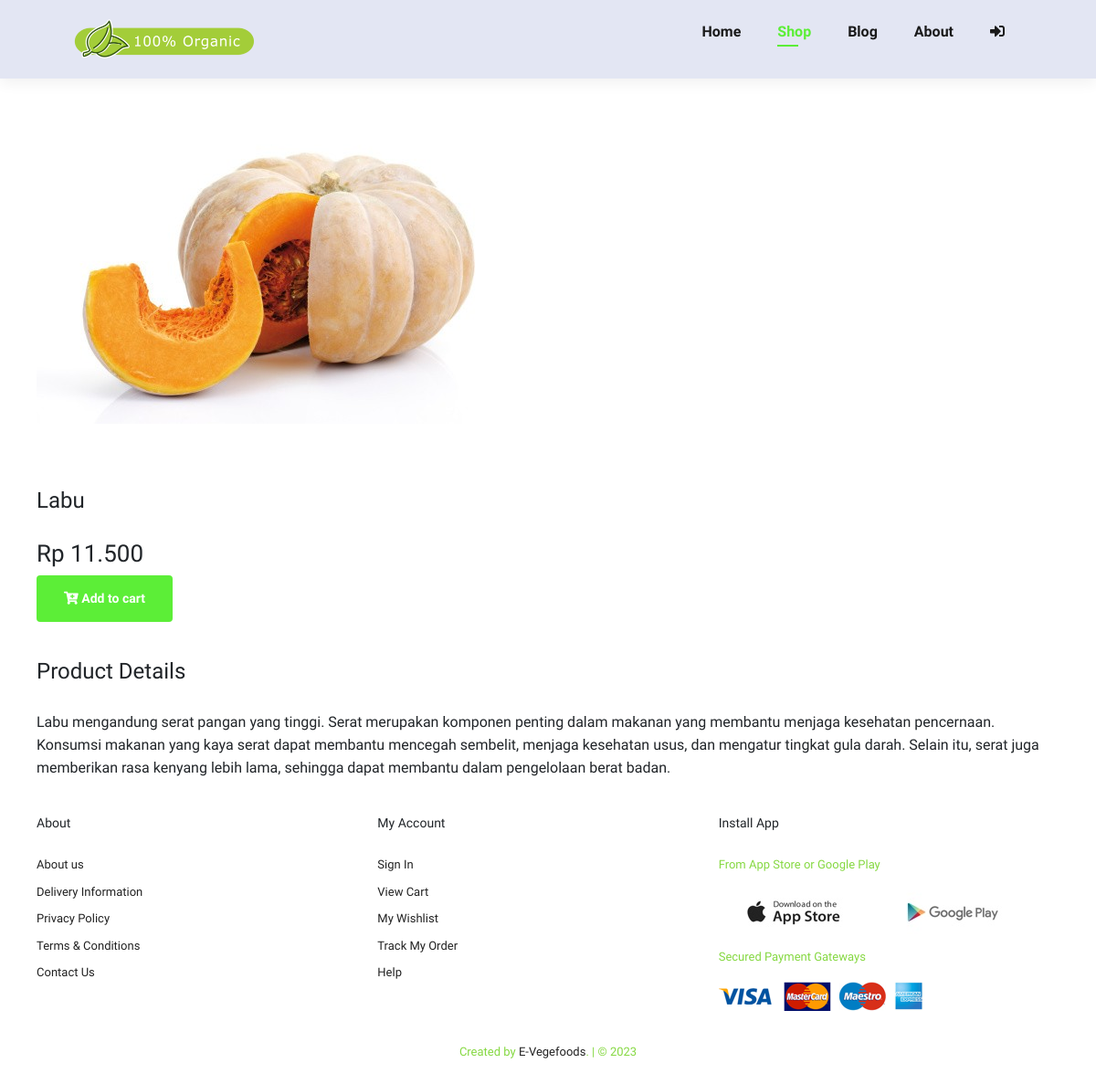
Page /shop/32 on the committed database.
### tables this page shows
CREATE TABLE `produk` (
  `id` int NOT NULL AUTO_INCREMENT,
  `nama_produk` varchar(255) DEFAULT NULL,
  `satuan` varchar(10) DEFAULT NULL,
  `harga` int DEFAULT NULL,
  `image` varchar(255) DEFAULT NULL,
  `detail` text,
  PRIMARY KEY (`id`)
);

### application/controllers/Welcome.php (called while the page is built, shortened)
<?php
class Welcome extends CI_Controller
{
    public function shop_detail()
    {
        $id                     = $this->uri->segment(2);
        $data['product_detail'] = $this->m_data->edit_data(['id' => $id], 'produk')->result();
        $data['id_tran']        = $this->db->select_max('id')->get('h_transaksi')->row();
        $data['total']          = $this->m_data->shop('id_detil', ['id_pengguna' => $this->session->userdata('id'), 'status!=' => '3', 'id_produk!=' => '0'])->num_rows();
        $this->load->view('frontend/v_header', $data);
        $this->load->view('frontend/v_shop_detail', $data);
        $this->load->view('frontend/v_footer');
    }
}

### index.php (called while the page is built, shortened)
<?php
require_once BASEPATH . 'core/CodeIgniter.php';

### application/models/M_data.php (called while the page is built, shortened)
<?php
class M_data extends CI_Model
{
    public function edit_data($where, $table)
    {
        return $this->db->get_where($table, $where);
    }
    public function shop($order, $where)
    {
        $this->db->select('h.id AS id,id_pengguna,alamat,d.id AS id_detil,nama,status,id_produk,pr.nama_produk,jumlah,d.harga,ongkir');
        $this->db->from('h_transaksi h');
        $this->db->join('d_transaksi d', 'h.id=d.id_tran', 'inner');
        $this->db->join('pengguna p', 'p.id=h.id_pengguna', 'inner');
        $this->db->join('produk pr', 'pr.id=d.id_produk', 'left');
        $this->db->where($where);
        $this->db->order_by($order, 'asc');
        return $this->db->get();
    }
}

### application/views/frontend/v_shop_detail.php (the view, shortened to what this page needs)
<section id="prodetails" class="section-p1">
  <?php foreach ($product_detail as $p) : ?>
    <div class="single-pro-image">
      <img src="<?= base_url('assets/imgbeautyhampers/products/' . $p->image) ?>" class="img-fluid rounded float-star" id="MainImg" alt="" />
      <div class="single-pro-details">
        <h4><?= ucwords($p->nama_produk) ?></h4>
        <h2>Rp <?= number_format($p->harga, 0, ",", ".") ?></h2>
        <?= form_open(base_url('welcome/add_cart')); ?>
        <button class="normal" type="submit"><i class="fas fa-cart-plus"></i> Add to cart</button>
        <?= form_close(); ?>
        <h4>Product Details</h4>
        <span>
          <?= ucfirst($p->detail) ?>
        </span>
      </div>
    <?php endforeach ?>
</section>

### assets/css/style.css (style rules this page uses)
* { margin: 0; padding: 0; box-sizing: border-box; font-family: "Spartan", sans-serif; }
h2 { font-size: 46px; line-height: 54px; color: #222; }
h4 { font-size: 20px; color: #222; }
.section-p1 { padding: 20px 40px; }
button.normal { font-size: 14px; font-weight: 600; padding: 15px 30px; color: #000; background-color: #fff; border-radius: 4px; cursor: pointer; border: none; outline: none; transition: 0.2s; }
body { width: 100%; }
#prodetails { display: flex; margin-top: 20px; }
#prodetails .single-pro-image { width: 40%; margin-right: 50px; align-items: center; }
#prodetails .single-pro-details { width: 50%; padding-top: 30px; }
#prodetails .single-pro-details h4 { padding: 40px 0 20px 0; }
#prodetails .single-pro-details h2 { font-size: 26px; }
#prodetails .single-pro-details button { background: #5cee37; color: #fff; }
#prodetails .single-pro-details span { line-height: 25px; }
#prodetails { display: flex; flex-direction: column; }
#prodetails .single-pro-image { width: 100%; margin-right: 0px; }
#prodetails .single-pro-details { width: 100%; }

### rows in the picture
produk: image (picture), nama_produk "Labu", harga "11.500", detail "Labu mengandung serat pangan yang tinggi. Serat merupakan komponen penting dalam makanan yang membantu menjaga kesehatan pencernaan. Konsumsi makanan yang kaya serat dapat membantu mencegah sembelit, menjaga kesehatan usus, dan mengatur tingkat gula darah. Selain itu, serat juga memberikan rasa kenyang lebih lama, sehingga dapat membantu dalam pengelolaan berat badan."
